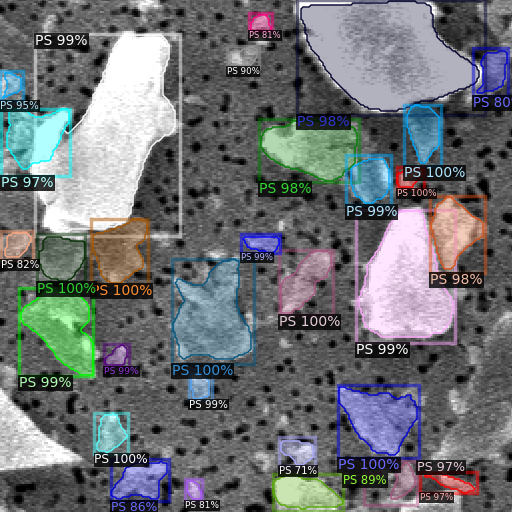
#> input picture images/maskps.png, 512 x 512 px
$ python -i run_watershed.py   (imports and definitions only)
#> lines starting #> are read from the running program, lines starting #| are printed output that depends on the picture; after the words box and inside, x2 and y2 are one past the last pixel; in counts of white or black regions, pixels touching at a corner belong together
#> further down, picture is the input picture: shape (512, 512, 3); mean B, G, R 116.6, 113.7, 110.3
"""Classical baseline without SAM: thresholding, morphology, distance transform and watershed.

    python run_watershed.py --dataset MiNa_dataset
    python run_watershed.py --dataset fragment_1 --threshold-method adaptive
"""
import cv2
import numpy as np

import evaluation


def watershed_segmentation(image_bgr, threshold_method='otsu', threshold_value=0,
                           morph_kernel_size=5, min_size=15):
    """Instance label map (0 = background) of the particles in one image."""
#> called with threshold_method = 'otsu', threshold_value = 0, morph_kernel_size = 5, min_size = 15
    gray = cv2.cvtColor(image_bgr, cv2.COLOR_BGR2GRAY)

    # 1. Threshold (particles become foreground)
    if threshold_method == 'otsu':
        _, binary = cv2.threshold(gray, 0, 255, cv2.THRESH_BINARY_INV + cv2.THRESH_OTSU)
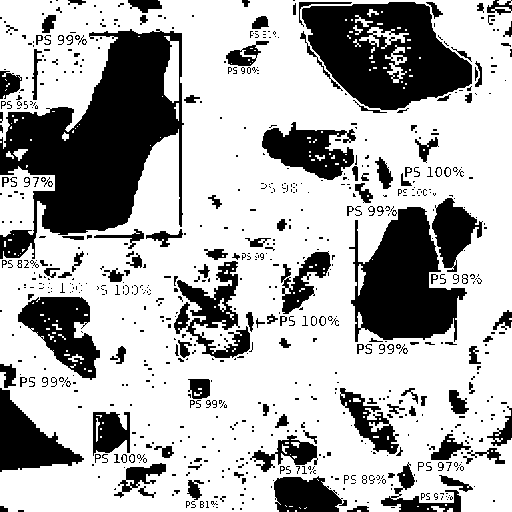
#> binary: shape (512, 512); 69.3% white; 721 black regions (564 under 20 px), largest, box (x1, y1, x2, y2) and area: (0, 29, 184, 259) 21323, (302, 2, 472, 110) 11612, (349, 207, 467, 342) 9426
    elif threshold_method == 'adaptive':
        binary = cv2.adaptiveThreshold(gray, 255, cv2.ADAPTIVE_THRESH_GAUSSIAN_C, cv2.THRESH_BINARY_INV, 11, 2)
    else:
        _, binary = cv2.threshold(gray, threshold_value, 255, cv2.THRESH_BINARY_INV)

    # 2. Opening removes small noise, closing fills small holes
    kernel = cv2.getStructuringElement(cv2.MORPH_ELLIPSE, (morph_kernel_size, morph_kernel_size))
    binary = cv2.morphologyEx(binary, cv2.MORPH_OPEN, kernel)
#> binary: shape (512, 512); 64.7% white; 280 black regions (205 under 20 px), largest, box (x1, y1, x2, y2) and area: (0, 13, 202, 280) 25369, (262, 122, 487, 354) 16805, (293, 0, 482, 113) 14439
    binary = cv2.morphologyEx(binary, cv2.MORPH_CLOSE, kernel)
#> binary: shape (512, 512); 67.1% white; 101 black regions (3 under 20 px), largest, box (x1, y1, x2, y2) and area: (0, 29, 200, 240) 21118, (293, 0, 482, 113) 14328, (351, 197, 485, 354) 12349

    # 3. Distance transform; its Otsu-thresholded peaks are the sure-foreground seeds
    dist = cv2.distanceTransform(binary, cv2.DIST_L2, cv2.DIST_MASK_PRECISE)
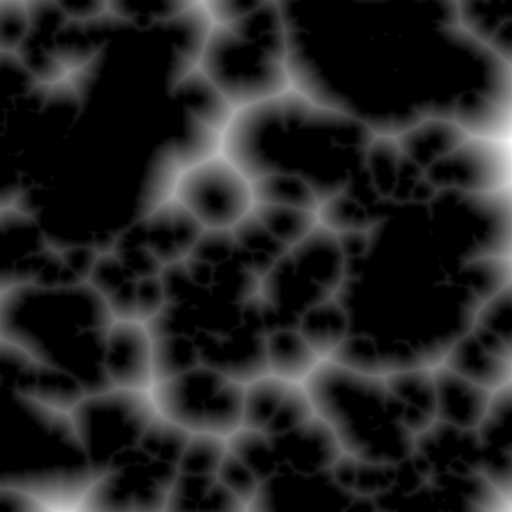
#> dist: shape (512, 512) float32; min 0, max 57.14, mean 8.1; drawn with min black and max white
    dist = cv2.normalize(dist, None, 0, 255, cv2.NORM_MINMAX).astype(np.uint8)
    _, sure_fg = cv2.threshold(dist, 0, 255, cv2.THRESH_BINARY + cv2.THRESH_OTSU)
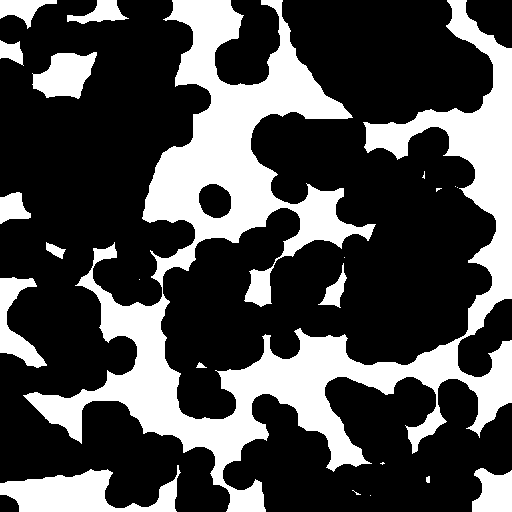
#> sure_fg: shape (512, 512); 29.9% white; 22 white regions (9 under 20 px), largest, box (x1, y1, x2, y2) and area: (23, 0, 512, 512) 65557, (0, 465, 181, 512) 4400, (32, 52, 97, 99) 1984
    _, markers = cv2.connectedComponents(sure_fg)
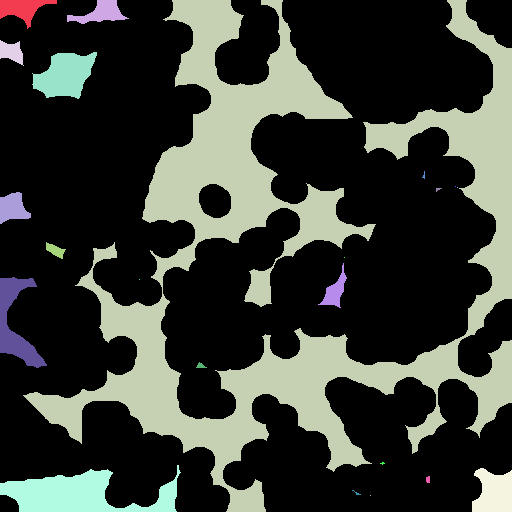
#> markers: shape (512, 512) int32; 23 distinct labels, from 0 to 22; one colour per label, 0 black

    # 4. Watershed from the seeds
    markers = cv2.watershed(cv2.cvtColor(gray, cv2.COLOR_GRAY2BGR), markers)
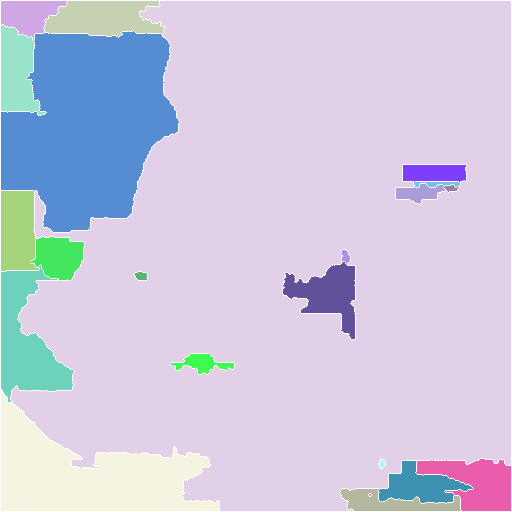
#> markers: shape (512, 512) int32; 23 distinct labels, from -1 to 22; one colour per label, 0 black, -1 white

    # 5. Drop background (1), borders (-1) and particles smaller than min_size
    segmentation = np.zeros(markers.shape, np.int32)
    new_label = 1
    for label in np.unique(markers):
        if label <= 1:
            continue
        mask = markers == label
        if mask.sum() >= min_size:
            segmentation[mask] = new_label
            new_label += 1
#> this loop made 23 passes
#> label on pass 1: -1
#> pass 3, in watershed_segmentation, `mask = markers == label`:
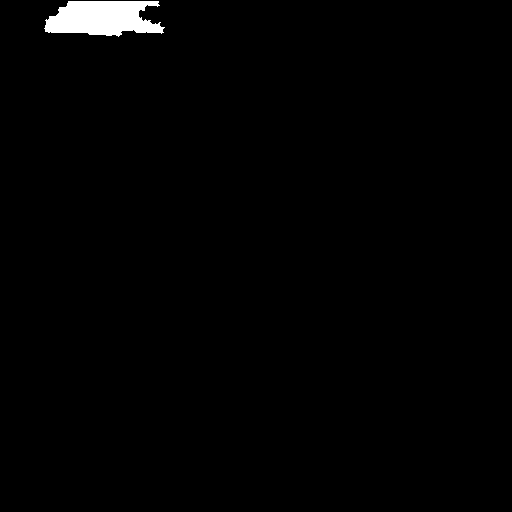
#> mask: shape (512, 512) bool; 1.2% white; 1 white region, box (x1, y1, x2, y2) and area: (44, 1, 165, 37) 3186
#> after the loop:
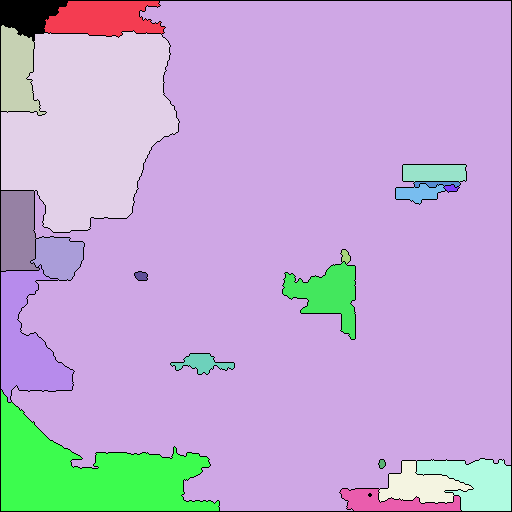
#> segmentation: shape (512, 512) int32; 21 distinct labels, from 0 to 20; one colour per label, 0 black
#> after the loop, new_label = 21
    return segmentation


def main():
    parser = evaluation.base_argument_parser('Watershed baseline (no SAM); evaluate on a dataset.')
    parser.add_argument('--threshold-method', choices=['otsu', 'adaptive', 'fixed'], default='otsu')
    parser.add_argument('--threshold-value', type=int, default=0, help='Threshold for --threshold-method fixed')
    parser.add_argument('--morph-kernel-size', type=int, default=5, help='Kernel size for opening/closing')
    parser.add_argument('--min-size', type=int, default=15, help='Smallest particle kept, in pixels')
    args = parser.parse_args()

    def predict(image_bgr, conf):
        segmentation = watershed_segmentation(image_bgr, args.threshold_method, args.threshold_value,
                                              args.morph_kernel_size, args.min_size)
        return evaluation.label_map_to_polygons(segmentation)

    settings = {k: v for k, v in vars(args).items() if k not in ('dataset', 'no_eval')}
    evaluation.run('watershed', predict, args.dataset, evaluate=not args.no_eval, settings=settings)


# [2 lines not run here, left out]

>>> import cv2
>>> picture = cv2.imread('../../images/maskps.png')
>>> result = watershed_segmentation(picture)
